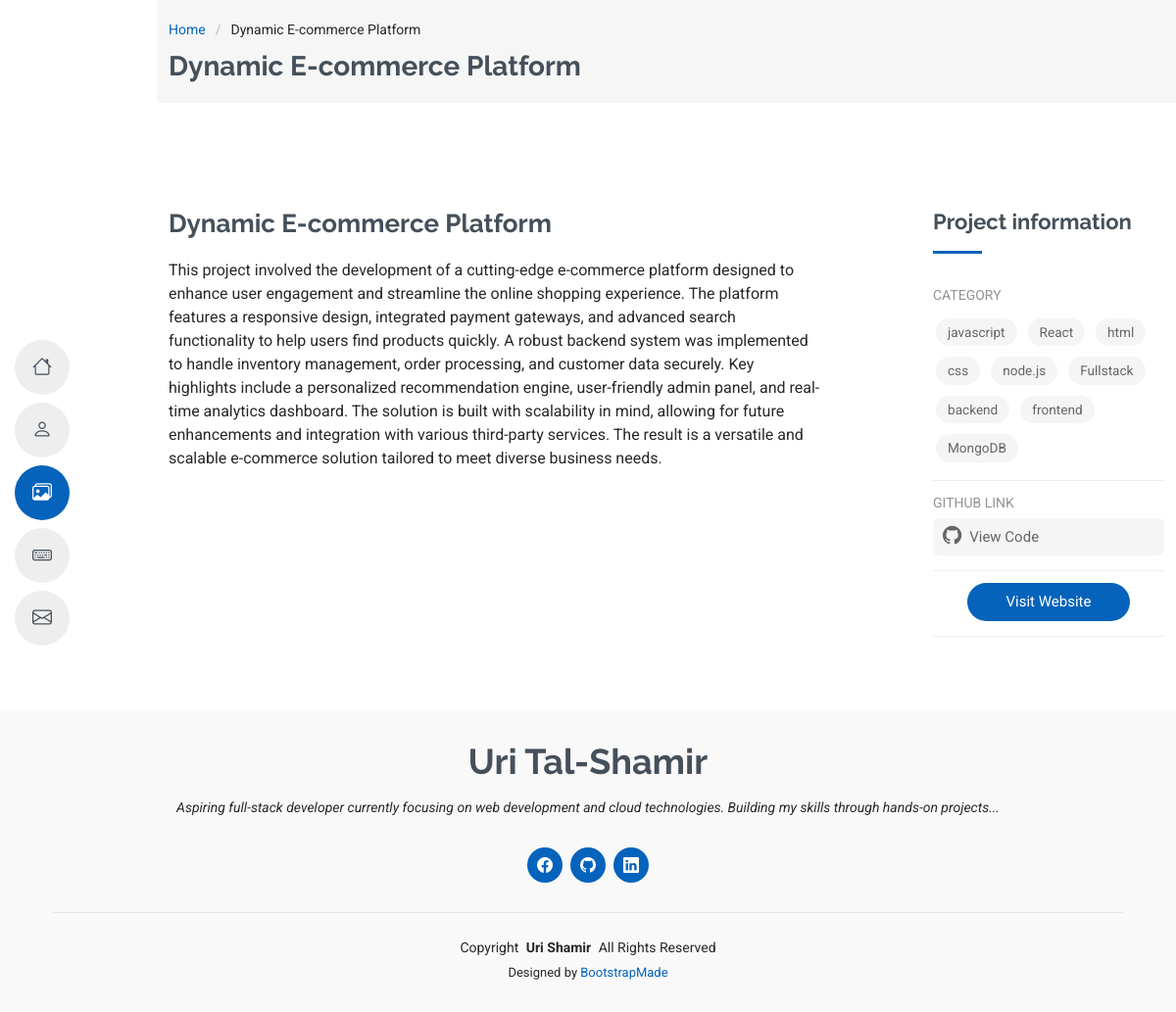
Screenshot of /project/2 with the database file from the repository.
### main/models.py (models this page shows, shortened)
class Project(models.Model):
    title = models.CharField(max_length=200)
    description = models.TextField()
    tags = models.ManyToManyField(Tag, related_name="projects")
    link = models.URLField(max_length=200, blank=True)
    github_url = models.URLField(max_length=200, blank=True)
    slogan = models.CharField(max_length=50, default="Details in the Links")

class Tag(models.Model):
    name = models.CharField(max_length=100, unique=True)

### main/views.py (the view)
# urls.py: path("project/<int:id>", views.project, name="project"),
def project(request, id):
    project = get_object_or_404(Project, pk=id)
    images = project.images.all()
    random_image = images.order_by("?").first() if images.exists() else None
    context = {
        'project': project,
        'random_image': random_image,
        "images": images
    }
    return render(request, "project.html", context)

### main/templates/project.html (shortened to what this page needs)
{% load static %}
<!DOCTYPE html>
<html lang="en">
    <head>
        <link href="{% static 'vendor/bootstrap/css/bootstrap.min.css' %}" rel="stylesheet" />
        <link href="{% static 'vendor/bootstrap-icons/bootstrap-icons.css' %}" rel="stylesheet" />
        <link href="{% static 'vendor/aos/aos.css' %}" rel="stylesheet" />
        <link href="{% static 'vendor/glightbox/css/glightbox.min.css' %}" rel="stylesheet" />
        <link href="{% static 'vendor/swiper/swiper-bundle.min.css' %}" rel="stylesheet" />
        <link href="{% static 'css/main.css' %}" rel="stylesheet" />
    </head>
    <body class="portfolio-details-page">
        <header id="header" class="header d-flex flex-column justify-content-center">
            <nav id="navmenu" class="navmenu">
                <ul>
                    <li>
                        <a href="{% url 'home' %}#hero"><i class="bi bi-house navicon"></i><span>Home</span></a>
                    </li>
                    <li>
                        <a href="{% url 'home' %}#about"><i class="bi bi-person navicon"></i><span>About</span></a>
                    </li>
                    <li>
                        <a href="{% url 'home' %}#portfolio" class="active"
                            ><i class="bi bi-images navicon"></i><span>Portfolio</span></a
                        >
                    </li>
                    <li>
                        <a href="{% url 'home' %}#skills"><i class="bi bi-keyboard navicon"></i><span>Skills</span></a>
                    </li>
                    <li>
                        <a href="{% url 'home' %}#contact"
                            ><i class="bi bi-envelope navicon"></i><span>Contact</span></a
                        >
                    </li>
                </ul>
            </nav>
        </header>
        <main class="main">
            <div class="page-title" data-aos="fade">
                <div class="container">
                    <nav class="breadcrumbs">
                        <ol>
                            <li><a href="{% url 'home' %}">Home</a></li>
                            <li class="current">{{ project.title }}</li>
                        </ol>
                    </nav>
                    <h1>{{ project.title }}</h1>
                </div>
            </div>
            <section id="portfolio-details" class="portfolio-details section">
                <div class="container" data-aos="fade-up">
                    <div class="row justify-content-between gy-4 mt-4">
                        <div class="col-lg-8" data-aos="fade-up">
                            <div class="portfolio-description">
                                <h2>{{ project.title }}</h2>
                                {{ project.description|safe }}
                            </div>
                        </div>
                        <div class="col-lg-3" data-aos="fade-up" data-aos-delay="100">
                            <div class="portfolio-info">
                                <h3>Project information</h3>
                                <ul>
                                    <li>
                                        <strong>Category</strong>
                                        <div class="tag-container">
                                            {% for tag in project.tags.all %}
                                            <span class="project-tag">{{ tag.name }}</span>
                                            {% endfor %}
                                        </div>
                                    </li>
                                    {% if project.github_url %}
                                    <li>
                                        <strong>Github Link</strong>
                                        <a href="{{ project.github_url }}" target="_blank" class="github-link">
                                            <i class="bi bi-github"></i>
                                            <span>View Code</span>
                                        </a>
                                    </li>
                                    {% endif %}
                                    {% if project.link %}
                                    <li class="website-button-container">
                                        <a href="{{ project.link }}" class="btn-visit" target="_blank">Visit Website</a>
                                    </li>
                                    {% endif %}
                                </ul>
                            </div>
                        </div>
                    </div>
                </div>
            </section>
        </main>
        <footer id="footer" class="footer position-relative light-background">
            <div class="container">
                <h3 class="sitename">Uri Tal-Shamir</h3>
                <p>
                    Aspiring full-stack developer currently focusing on web development and cloud technologies. Building
                    my skills through hands-on projects...
                </p>
                <div class="social-links d-flex justify-content-center">
                    <a href="https://www.facebook.com/uri.shamir1" target="_blank" rel="noopener noreferrer"
                        ><i class="bi bi-facebook"></i
                    ></a>
                    <a href="https://github.com/middlebear78" target="_blank" rel="noopener noreferrer"
                        ><i class="bi bi-github"></i
                    ></a>
                    <a href="https://www.linkedin.com/in/uri-shamir/" target="_blank" rel="noopener noreferrer"
                        ><i class="bi bi-linkedin"></i
                    ></a>
                </div>
                <div class="container">
                    <div class="copyright">
                        <span>Copyright</span> <strong class="px-1 sitename">Uri Shamir</strong>
                        <span>All Rights Reserved</span>
                    </div>
                    <div class="credits">Designed by <a href="https://bootstrapmade.com/">BootstrapMade</a></div>
                </div>
            </div>
        </footer>
    </body>
</html>

### main/templates/project.html (style rules this page uses)
.project-tag { display: inline-block; background-color: #f5f5f5;; color: #666666; padding: 4px 12px; border-radius: 15px; font-size: 0.85rem; margin: 3px; transition: all 0.3s ease; }
.tag-container { margin-top: 5px; display: flex; flex-wrap: wrap; gap: 5px; }
.github-link { display: inline-flex; align-items: center; gap: 8px; color: #666666;; text-decoration: none; padding: 5px 10px; border-radius: 6px; transition: all 0.3s ease; background-color:#f5f5f5; }
.github-link i { font-size: 1.2rem; }
.portfolio-info ul li { padding: 12px 0; border-bottom: 1px solid #eee; }
.portfolio-info ul li strong { display: block; font-weight: 600; color: #444; margin-bottom: 5px; }
.website-button-container { display: flex; justify-content: center; align-items: center; padding: 10px 0; }
.btn-visit { margin: 0 auto; }

### rows the page displays
Project: title "Dynamic E-commerce Platform", description "This project involved the development of a cutting-edge e-commerce platform designed to enhance user engagement and streamline the online shopping experience. The platform features a responsive design, integrated payment gateways, and advanced search functionality to help users find products quickly. A robust backend system was implemented to handle inventory management, order processing, and customer data securely. Key highlights include a personalized recommendation engine, user-friendly admin panel, and real-time analytics dashboard. The solution is built with scalability in mind, allowing for future enhancements and integration with various third-party services. The result is a…"
Tag: name "javascript"
Tag: name "React"
Tag: name "html"
Tag: name "css"
Tag: name "node.js"
Tag: name "Fullstack"
Tag: name "backend"
Tag: name "frontend"
Tag: name "MongoDB"
